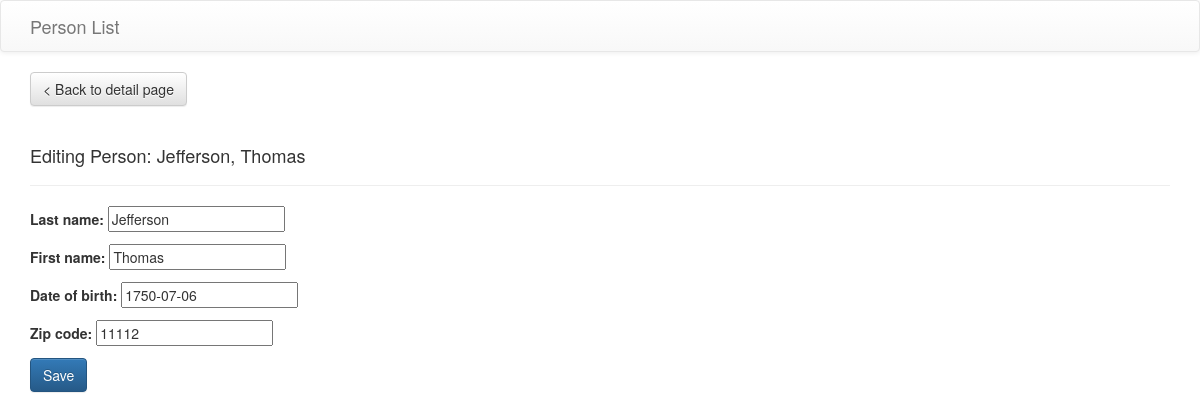
The app's page /person_list/7/edit/ with its own data.
### person_list/models.py (models this page shows, shortened)
class Person(models.Model):
	first_name = models.CharField(max_length=40)
	last_name = models.CharField(max_length=40)
	date_of_birth = models.DateField()
	zip_code = models.CharField(max_length=10)

### person_list/views.py (the view)
# urls.py: url(r'^(?P<person_id>[0-9]+)/edit/$', views.edit, name='edit'),
def edit(request, person_id):
	try:
		person = Person.objects.get(pk=person_id)
	except Person.DoesNotExist:
		return redirect_to_index()
	else:
		if request.method == 'POST':
			form_submission = PersonForm(data=request.POST or None, instance=person)
			if form_submission.is_valid():
				form_submission.save()
				return HttpResponseRedirect(reverse('person_list:detail', args=[person_id]))
		person_form = PersonForm(instance=person)
		return render(request, 'person_list/edit.html', {'person_form': person_form, 'person': person})

### person_list/forms.py
class PersonForm(ModelForm):
	class Meta:
		model = Person
		fields = ['last_name', 'first_name', 'date_of_birth', 'zip_code']

### person_list/templates/person_list/edit.html (shortened to what this page needs)
{% extends "person_list/base_layout.html" %}
{% block head_scripts %}
	<link rel="stylesheet" href="https://eternicode.github.io/bootstrap-datepicker/bootstrap-datepicker/css/datepicker3.css"></link>
{% endblock %}
{% block body %}
<a class="btn btn-default" role="button" href="{% url 'person_list:detail' person.id %}">&lt; Back to detail page</a>
<div class="page-header">
	<h4>Editing Person: {{ person.last_name }}, {{ person.first_name }}</h4>
</div>
{% if person_form %}
	<form action="{% url 'person_list:edit' person.id %}" method="post">
		{{ person_form.as_p }}
		<button class="btn btn-primary" type="submit">Save</button>
	</form>
{% endif %}
{% endblock body %}

### records on screen
Person: last_name "Jefferson", first_name "Thomas", date_of_birth "1750-07-06", zip_code "11112"
